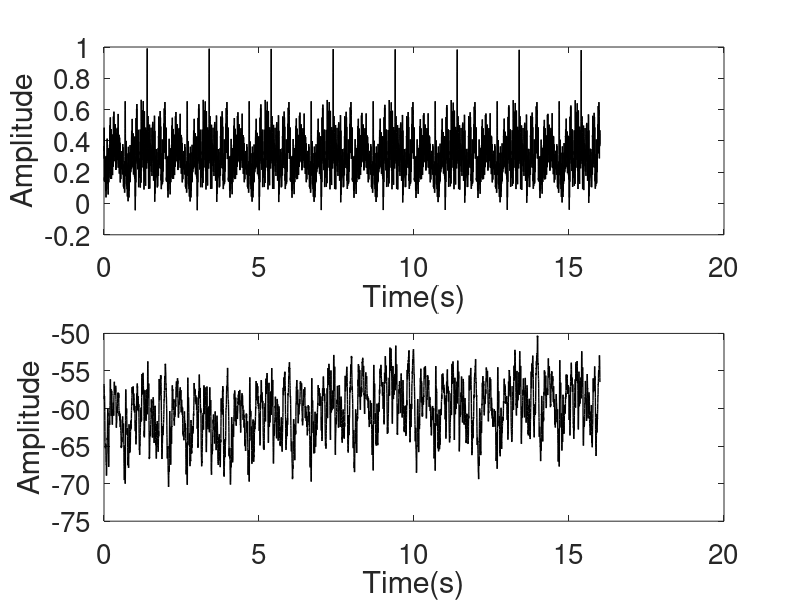

The MATLAB script that drew this image:
clc
clear all
close all

%% Fruitfly data level selection

% Parameters
Ts = 0.0025;                                            % Sampling time
Nolags = 5;                                             % Input lags
trans = 1600;                                           % Number of transitory points (first points of the signal)
L = 8000;                                               % Level signal Length
L_stationary = 6400;                                    % Number of stationary points (points that are after the transitory points)
data = importdata('170_PreProcessed.mat');
input_total = data.u;
output_total = data.y;

% Level 1: 1-3*L/2
% Level 2: 3-5*L/2
% Level 3: 5-7*L/2
% Level 4: 7-9*L/2
% Level 5: 9-11*L/2
% Selecting the L2 level

%     u_trans(1,:) = input_total(3*L/2+1:5*L/2,:);
%     y_trans(1,:) = output_total(3*L/2+1:5*L/2,:);

% Selecting the L3 level

u_trans(1,:) = input_total(3*L/2+1:5*L/2,:);
y_trans(1,:) = output_total(3*L/2+1:5*L/2,:);

% Eliminating the first transitory points

u(1,:) = u_trans(1,trans+1:L);
y(1,:) = y_trans(1,trans+1:L);


%% Target PLOTS

t = 0:Ts:L_stationary*Ts-Ts;

figure(1)
subplot(2,1,1)
plot(t,u,'k','Linewidth',1);
xlabel('Time(s)','fontsize', 20)
ylabel('Amplitude','fontsize', 20)
set(gca,'FontSize',20)
subplot(2,1,2)
plot(t,y,'k','Linewidth',1);
xlabel('Time(s)','fontsize', 20)
ylabel('Amplitude','fontsize', 20)
set(gca,'FontSize',20)
output(1,1:1:L_stationary) = y;
input(1,1:1:L_stationary) = u;

% Save the whole Level dataset

output(1,1:1:L_stationary) = y;
input(1,1:1:L_stationary) = u;

save('points.mat','input','output');

%% Training, validation and test data separation

iinput_training = input(1,1:1:600);
for j = 2:5
    iinput_training = [iinput_training input(1,(j-1)*800+1:1:j*800-200)];
end

input_training = zeros(Nolags, length(iinput_training));

% Adding the input lags from the original input signal
for i=1:Nolags
    input_training(i,:) = [zeros(1,i-1) iinput_training(1:1:length(iinput_training)-i+1)];
end

iinput_testing = input(1,601:1:800);
for j=2:3
    iinput_testing = [iinput_testing input(1,j*800-199:1:j*800)];
end

input_testing = zeros(Nolags, length(iinput_testing));
for i=1:Nolags
    input_testing(i,:) = [zeros(1,i-1) iinput_testing(1:1:length(iinput_testing)-i+1)];
end

ooutput_training = output(1,1:1:600);
for j = 2:5
    ooutput_training = [ooutput_training output(1,(j-1)*800+1:1:j*800-200)];
end

output_testing = output(1,601:1:800);
for j=2:3
    output_testing = [output_testing output(1,j*800-199:1:j*800)];
end

% Mean normalisation

mean_output_training = mean(ooutput_training);
output_training = ooutput_training - mean_output_training;
output_testing = output_testing + mean_output_training - mean(output_testing);

orig_output_training = output_training;
tranz = floor(L_stationary/11);

save('training.mat','input_training','output_training');
save('testing.mat','input_testing','output_testing');